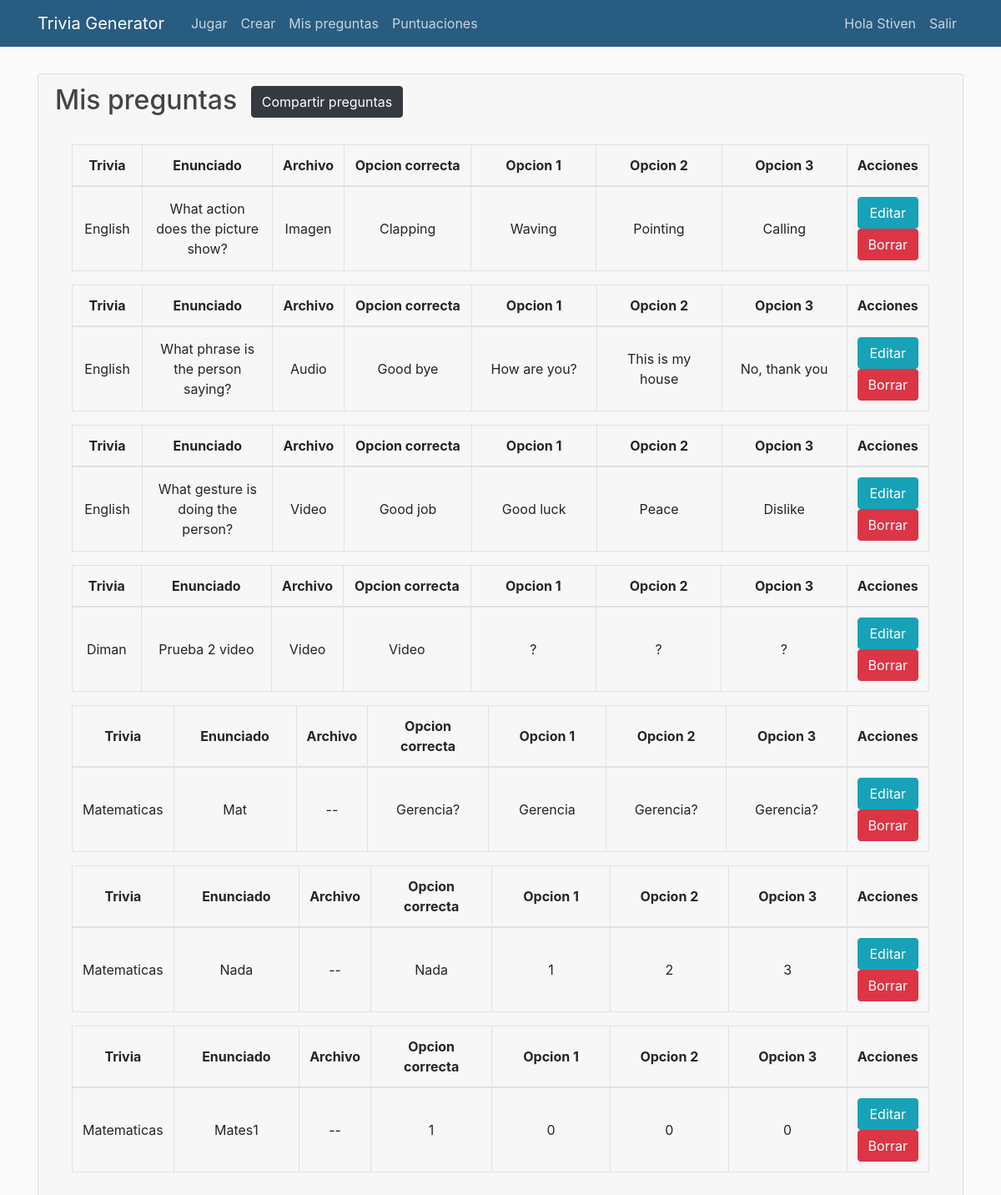
/preguntas (signed in), run on the app's committed database.
### TGApp/models.py (models this page shows, shortened)
class Pregunta(models.Model):
    autor = models.ForeignKey(User, on_delete=models.CASCADE, null=True)
    trivia = models.ForeignKey(Trivia, on_delete=models.CASCADE, null=True)
    id = models.AutoField(primary_key=True)
    pregunta = models.TextField(verbose_name='Enunciado de la pregunta', null=True)
    opcionCorrecta = models.CharField(max_length=350, verbose_name='Opcion correcta de la pregunta', null=True)
    opcion2 = models.CharField(max_length=350, verbose_name='Opcion falsa de la pregunta', null=True)
    opcion3 = models.CharField(max_length=350, verbose_name='Opcion falsa de la pregunta', null=True)
    opcion4 = models.CharField(max_length=350, verbose_name='Opcion falsa de la pregunta', null=True)
    puntaje = models.DecimalField(verbose_name='Puntaje obtenido', default=0, decimal_places=2, max_digits=10)
    archivo = models.FileField(upload_to='archivos', verbose_name="Archivo opcional (imagenes, audios y videos solamente)", blank=True)

class Trivia(models.Model):
    autor = models.ForeignKey(User, on_delete=models.CASCADE, null=True)
    id = models.AutoField(primary_key=True)
    nombre = models.CharField(max_length=100)
    Tipo = models.CharField(max_length=100)
    def __str__(self):
        return self.Tipo

### TGApp/views.py (the view)
# urls.py: path('preguntas', views.preguntas, name='preguntas'),
@login_required
def preguntas(request):
    preguntas = Pregunta.objects.filter(autor=request.user).order_by('-trivia')
    contador = preguntas.count()
    print(contador)
    context = {
        'preguntas': preguntas,
        'contar_user':contador
    }
    return render(request, "TGApp/preguntas.html", context)

### TGApp/templates/TGApp/preguntas.html (shortened to what this page needs)
{% extends "TGApp/base.html" %}
{% block contenido %}
{% if user.is_staff %}
{% if contar_user == 0 %}
<div class="card mb-2">
    <div class="card-header">
        <h2 class="card-title">Mis preguntas</h2>
    </div>
    <div class="card-body">
        <div class="container">
            <h3>Registra tus preguntas para que aparezcan aqui.</h3>
            <a name="" id="" class="btn btn-primary mt-2" href="{% url 'crear' %}" role="button">Crear</a>
        </div>
    </div>
    </div>
{% else %}
<div class="card mb-2">
    <div class="card-header">
        <h2 class="card-title">Mis preguntas <a class="btn btn-dark ml-2" href="{% url 'acceso_test' %}" role="button">Compartir preguntas</a></h2>
    <div class="card-body">
        {% for Pregunta in preguntas %}
            {% if Pregunta.autor == user %}
                <div class="table-responsive">
                    <table class="table table-bordered">
                        <thead>
                            <tr class="text-center">
                                <th class="col-sm-1 row-3 align-middle" >Trivia</th>
                                <th class="align-middle">Enunciado</th>
                                <th class="align-middle" scope="col">Archivo</th>
                                <th class="col-sm-2 row-3 align-middle">Opcion correcta</th>
                                <th class="align-middle">Opcion 1</th>
                                <th class="col-sm-2 row-3 align-middle">Opcion 2</th>
                                <th class="col-sm-2 row-3 align-middle">Opcion 3</th>
                                <th class="col-sm-2 row-3 align-middle">Acciones</th>
                            </tr>
                        </thead>
                        <tbody>
                            <tr class="text-center">
                                <td class="align-middle" scope="row">{{ Pregunta.trivia }}</td>
                                <td class="col-sm-2 align-middle">{{ Pregunta.pregunta }}</td>
                                {% if Pregunta.archivo.name|lower|slice:'-3:' == 'png' or Pregunta.archivo.name|lower|slice:'-3:' == 'jpg' or Pregunta.archivo.name|lower|slice:'-3:' == 'gif' or Pregunta.archivo.name|lower|slice:'-4:' == 'jpeg' or Pregunta.archivo.name|lower|slice:'-3:' == 'svg' or Pregunta.archivo.name|lower|slice:'-4:' == 'webp' %}
                                <td class="col-sm-1 align-middle"> Imagen </td>
                                {% elif Pregunta.archivo.name|lower|slice:'-3:' == 'mp3' or Pregunta.archivo.name|lower|slice:'-3:' == 'wav' %}
                                <td class="col-sm-1 align-middle"> Audio </td>
                                {% elif Pregunta.archivo.name|lower|slice:'-3:' == 'mp4' or Pregunta.archivo.name|lower|slice:'-4:' == 'webm' or Pregunta.archivo.name|lower|slice:'-3:' == 'ogg' %}
                                <td class="col-sm-1 align-middle"> Video </td>
                                {% else %}
                                <td class="col-sm-1 align-middle"> -- </td>
                                {% endif %}
                                <td class="col-sm-2 align-middle">{{ Pregunta.opcionCorrecta }}</td>
                                <td class="col-sm-2 align-middle">{{ Pregunta.opcion2 }}</td>
                                <td class="col-sm-2 align-middle">{{ Pregunta.opcion3 }}</td>
                                <td class="col-sm-2 align-middle">{{ Pregunta.opcion4 }}</td>
                                <td> <a class="btn btn-info col-sm" href="{% url 'EditarPregunta' Pregunta.id %}" role="button">Editar</a> <a class="btn btn-danger col-sm" href="{% url 'EliminarPregunta' Pregunta.id %}" role="button">Borrar</a></td>
                            </tr>
                        </tbody>
                    </table>
                </div>
            {% endif %}
        {% endfor %}
    </div>
</div>
{% endif %}
{% else %}
<h1>No tienes permiso para acceder </h1>
{% endif %}
{% endblock %}

### TGApp/templates/TGApp/base.html (shortened to what this page needs)
{% load static %}
<!DOCTYPE html>
<html>
<head>
    <link href="https://cdn.jsdelivr.net/npm/bootstrap@5.1.3/dist/css/bootstrap.min.css" rel="stylesheet">
    <link rel="stylesheet" href="https://stackpath.bootstrapcdn.com/bootstrap/4.5.0/css/bootstrap.min.css">
    <link rel="stylesheet" type="text/css" href="{% static 'TGApp/main.css' %}">
</head>
<body>
    <header class="site-header">
      <nav class="navbar navbar-expand-md navbar-dark bg-steel fixed-top">
        <div class="container">
          <a class="navbar-brand mr-4" href="{% url 'inicio' %}">Trivia Generator</a>
          <div class="collapse navbar-collapse" id="navbarToggle">
            {% if user.is_authenticated and user.is_staff %}
            <div class="navbar-nav mr-auto">
              <a class="nav-item nav-link" href="{% url 'jugar' %}">Jugar</a>
              <a class="nav-item nav-link" href="{% url 'crear' %}">Crear</a>
              <a class="nav-item nav-link" href="{% url 'preguntas' %}">Mis preguntas</a>
              <a class="nav-item nav-link" href="{% url 'puntuaciones' %}">Puntuaciones</a>
            </div>
            {% elif user.is_authenticated and not user.is_staff%}
            <div class="navbar-nav mr-auto">
              <a class="nav-item nav-link" href="{% url 'acceso' %}">Jugar</a>
              <a class="nav-item nav-link" href="{% url 'puntuaciones' %}">Puntuaciones</a>
            </div>
            {% elif not user.is_authenticated%}
            <div class="navbar-nav mr-auto">
              <a class="nav-item nav-link" href="{% url 'login' %}">Jugar</a>
              <a class="nav-item nav-link" href="{% url 'login' %}">Puntuaciones</a>
            </div>
            {% endif %}
            {% if user.is_authenticated %}
              <div class="navbar-nav">
                <a class="nav-item nav-link" >Hola {{ request.user }}</a>
                <a class="nav-item nav-link" href="{% url 'logout' %}">Salir</a>
              </div>
            {% else %}
              <div class="navbar-nav">
                <a class="nav-item nav-link" href="{% url 'login' %}">Login</a>
                <a class="nav-item nav-link" href="{% url 'registrar' %}">Registrarse</a>
                <a class="nav-item nav-link" href="{% url 'registrar_user' %}">Registrarse User</a>
              </div>
            {% endif %}
          </div>
        </div>
      </nav>
    </header>
    <div class="container">
      <div class="row">
        <div class="col-12 mt-2">
          {% block contenido %}  {% endblock %}
        </div>
      </div>
    </div>
  </body>
</html>

### TGApp/static/TGApp/main.css (style rules this page uses)
body { background: #fafafa; margin-top: 5rem; }
h1, h2, h3, h4, h5, h6 { color: #444444; }
.bg-steel { background-color: #285c81; }
.site-header .navbar-nav .nav-link { color: #cbd5db; }

### data on the page
Pregunta: trivia "English", pregunta "What action does the picture show?", shows "Imagen", opcionCorrecta "Clapping", opcion2 "Waving", opcion3 "Pointing", opcion4 "Calling"
Pregunta: trivia "English", pregunta "What phrase is the person saying?", shows "Audio", opcionCorrecta "Good bye", opcion2 "How are you?", opcion3 "This is my house", opcion4 "No, thank you"
Pregunta: trivia "English", pregunta "What gesture is doing the person?", shows "Video", opcionCorrecta "Good job", opcion2 "Good luck", opcion3 "Peace", opcion4 "Dislike"
Pregunta: trivia "Diman", pregunta "Prueba 2 video", shows "Video", opcionCorrecta "Video", opcion2 "?", opcion3 "?", opcion4 "?"
Pregunta: trivia "Matematicas", pregunta "Mat", opcionCorrecta "Gerencia?", opcion2 "Gerencia", opcion3 "Gerencia?", opcion4 "Gerencia?"
Pregunta: trivia "Matematicas", pregunta "Nada", opcionCorrecta "Nada", opcion2 "1", opcion3 "2", opcion4 "3"
Pregunta: trivia "Matematicas", pregunta "Mates1", opcionCorrecta "1", opcion2 "0", opcion3 "0", opcion4 "0"

### other printed values
{{ request.user }} "Stiven"
